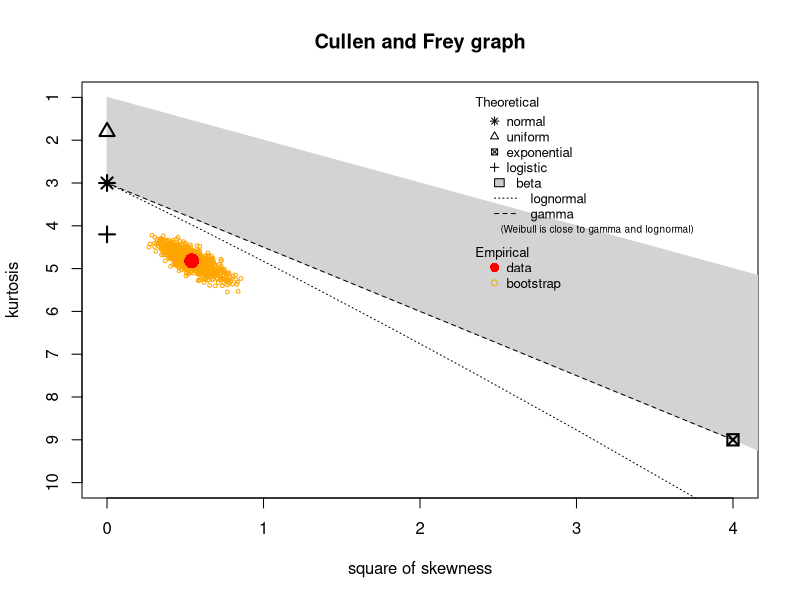
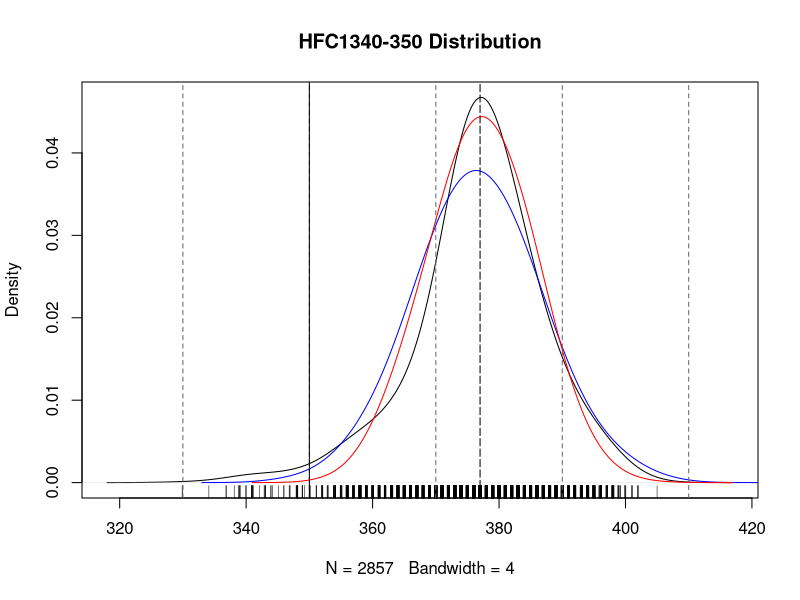
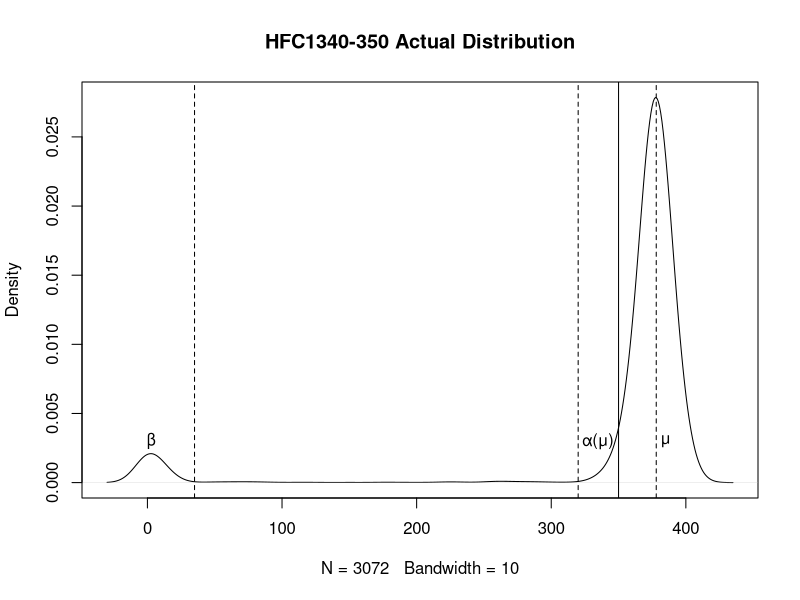
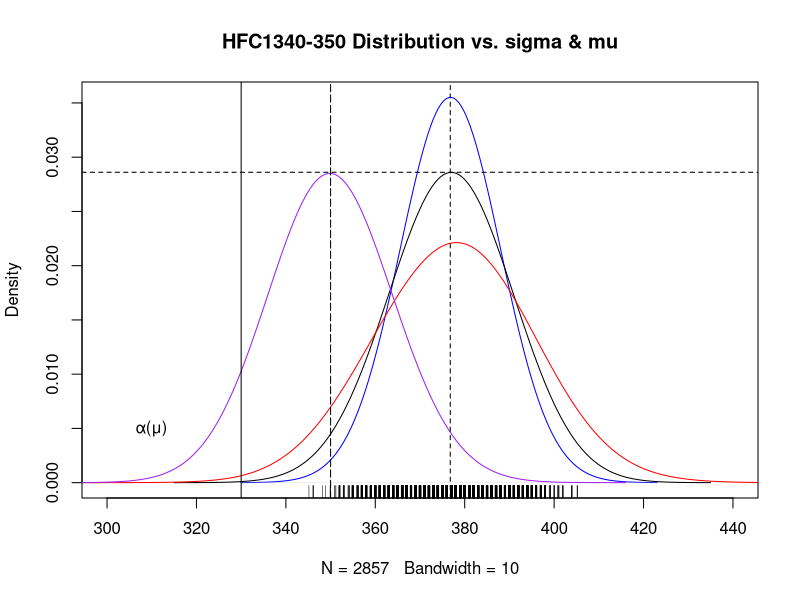

Write R code to recreate these figures, in order.
library(fitdistrplus)
library(MASS)

# data

a <- read.csv("36T.csv")
X <- as.matrix(a$VOL[which(a$VOL>=330)])
X0 <- as.matrix(a$VOL[which(a$VOL<330)])
N=length(X)
1-length(X)/length(a$VOL)

# dist
set.seed(666)
X.v <- as.vector(X)
fit <- fitdist(X.v, "norm")
descdist(X.v, boot = 1000)
x <- round(rnorm(n = N, mean = fit$estimate[1],sd=fit$estimate[2]))
y <- round(rnorm(n = N, mean = 377 ,sd=7.8))

plot(density(X,bw=4), main="HFC1340-350 Distribution")
#polygon(density(X,bw=4),col="#F1EFF1")
lines(density(x,bw=4),col="blue")
lines(density(y,bw=4),col="red")
rug(jitter(X), side=1, col=1)
abline(v=c(330,350,370,390,410),col="gray40",lty=2)
abline(v=c(350),col="black")
abline(v=c(377),col="black",lty=5)

plot(density(a$VOL,bw=10), main="HFC1340-350 Actual Distribution")
text(3,0.003,"β",col="black")
text(335,0.003,"α(μ)",col="black")
text(385,0.003,"μ",col="black")
abline(v=c(350),col="black")
abline(v=c(320),col="black",lty=2)
abline(v=c(35),col="black",lty=2)
abline(v=378,col="black",lty=2)

# var

set.seed(666)
x1 <- round(rnorm(n = N, mean = 376.77,sd=9.93))
x2 <- round(rnorm(n = N, mean = 376.77 ,sd=5))
x3 <- round(rnorm(n = N, mean = 376.77 ,sd=15))
x4 <- round(rnorm(n = N, mean = 350 ,sd=9.93))
plot(density(x2,bw=10), main="HFC1340-350 Distribution vs. sigma & mu",col="blue",xlim=c(300,440))
lines(density(x1,bw=10),col="black")
lines(density(x3,bw=10),col="red")
lines(density(x4,bw=10),col="purple")
rug(jitter(x1), side=1, col=1)
abline(v=c(376.77),col="black",lty=2)
abline(v=c(350),col="black",lty=5)
abline(v=c(330),col="black",lty=1)
abline(h=0.0286095,col="black",lty=2)
text(310,0.005,"α(μ)",col="black")
